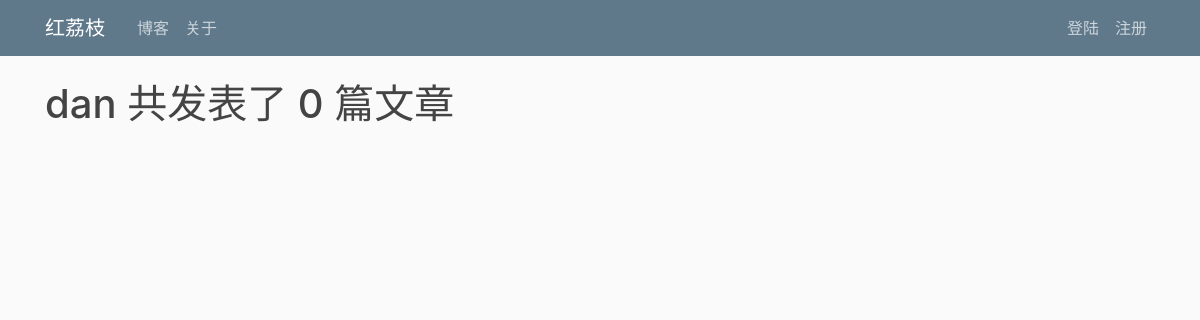
/blog/user/dan/, run on an earlier commit of the app's database.
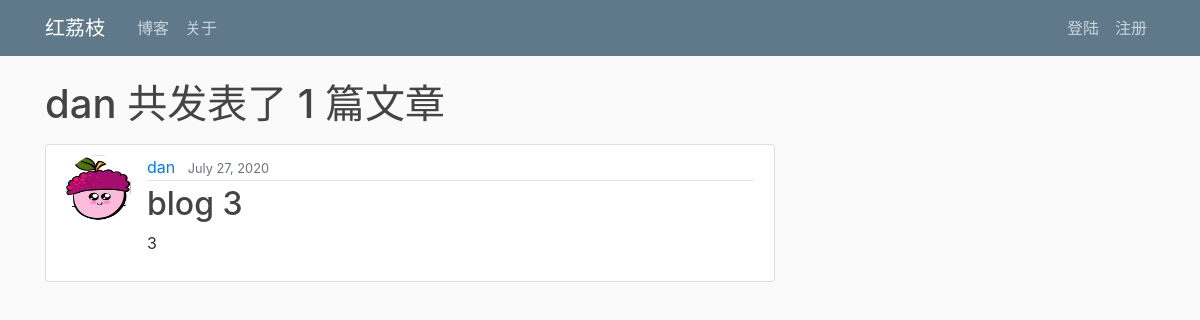
And on a later commit of the database.
### blog/models.py (models this page shows, shortened)
class Blog(models.Model):
    author      = models.ForeignKey(User, on_delete=models.CASCADE)
    date_posted = models.DateTimeField(default=timezone.now)
    title       = models.CharField(max_length=100)
    content     = models.TextField()
    image       = models.ImageField(upload_to = "blog_img/", blank=True)

### user/models.py (models this page shows, shortened)
class Profile(models.Model):
    user = models.OneToOneField(User, on_delete=models.CASCADE)
    image = models.ImageField(default='default.jpg', upload_to='user/profile_pics')

### blog/views.py (the view)
# urls.py: path('user/<str:username>/', BlogUserBlogListView.as_view(), name='blog_user_blogs'),
class BlogUserBlogListView(ListView):
    model = Blog
    template_name = 'blog/blog_user_blogs.html'
    context_object_name = 'blogs'
    paginate_by = 5
    def get_queryset(self):
        user = get_object_or_404(User, username=self.kwargs.get('username'))
        return Blog.objects.filter(author=user).order_by('-date_posted')

### blog/templates/blog/blog_user_blogs.html (shortened to what this page needs)
{% extends "page/page_base.html" %}
{% block content %}
    <h1 class="mb-3">{{ view.kwargs.username }} 共发表了 {{ page_obj.paginator.count}} 篇文章</h1>
    {% for blog in blogs %}
        <article class="media content-section">
            <img class="rounded-circle article-img" src="{{ blog.author.profile.image.url }}">
            <div class="media-body">
                <div class="article-metadata">
                    <a class="mr-2" href="{% url 'blog_user_blogs' blog.author.username %}">{{ blog.author }}</a>
                    <small class="text-muted">{{ blog.date_posted|date:"F d, Y" }}</small>
                </div>
                <h2><a class="article-title" href="{% url 'blog_detail' blog.id %}">{{ blog.title }}</a></h2>
                <p class="article-content">{{ blog.content }}</p>
            </div>
        </article>
    {% endfor %}
{% endblock content %}

What changed in the data, as far as the page shows it:
added Blog: author.profile.image (picture), author "dan", date_posted "July 27, 2020", title "blog 3", content "3"
Also different on the page:
{{ page_obj.paginator.count }}: "0" → "1"
